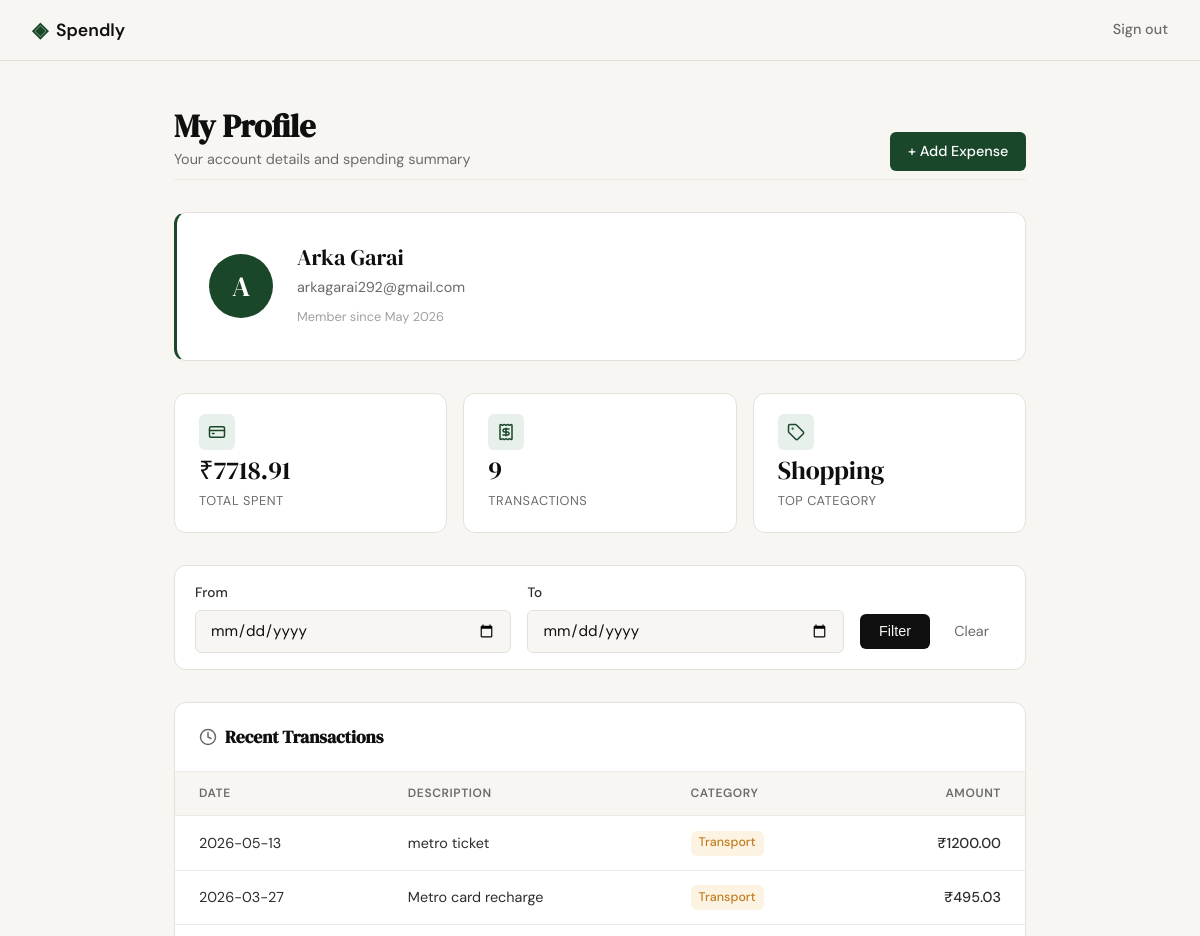
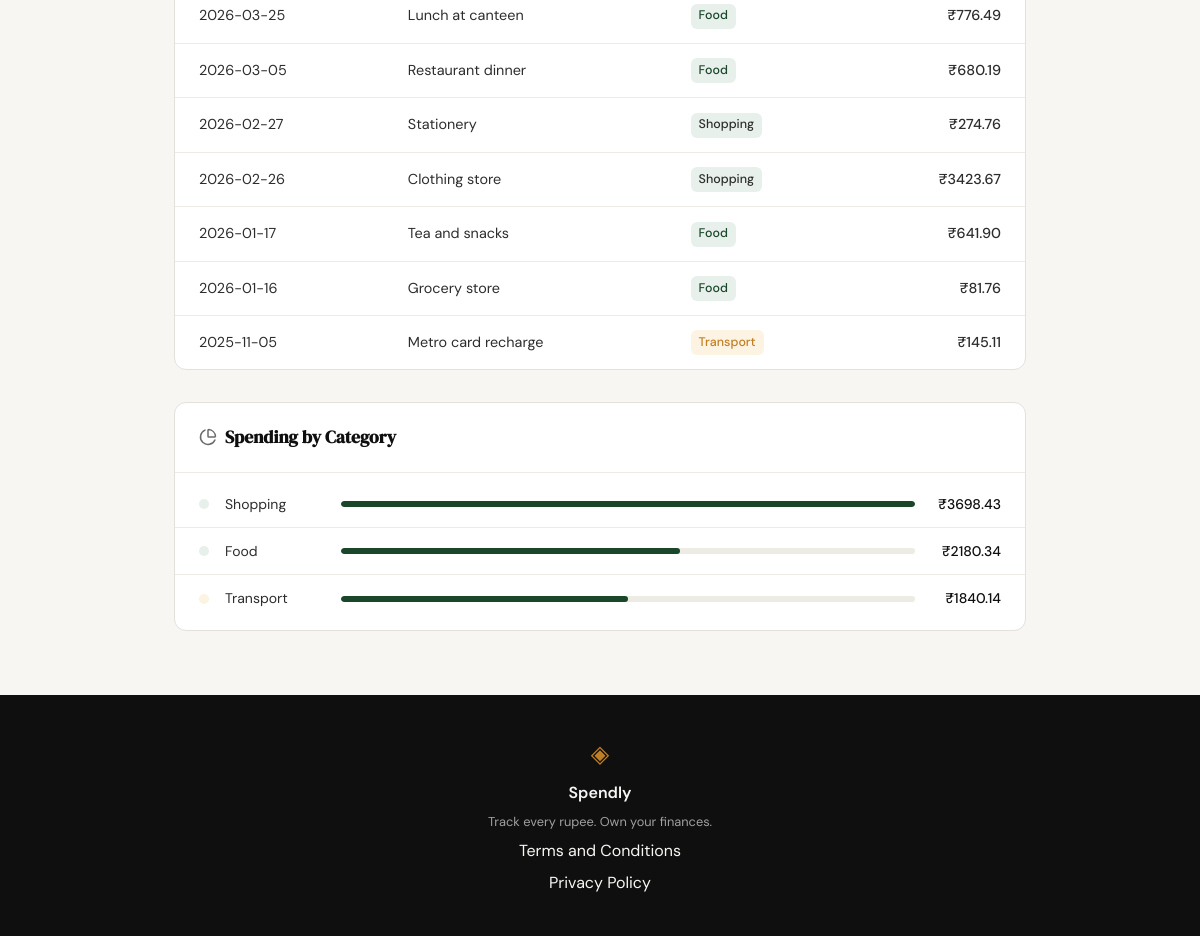
/profile (signed in), run on the app's committed database (2 pictures, top to bottom).
### tables this page shows
CREATE TABLE users (
            id            INTEGER PRIMARY KEY AUTOINCREMENT,
            name          TEXT    NOT NULL,
            email         TEXT    UNIQUE NOT NULL,
            password_hash TEXT    NOT NULL,
            created_at    TEXT    DEFAULT (datetime('now'))
        );

CREATE TABLE expenses (
            id          INTEGER PRIMARY KEY AUTOINCREMENT,
            user_id     INTEGER NOT NULL REFERENCES users(id),
            amount      REAL    NOT NULL,
            category    TEXT    NOT NULL,
            date        TEXT    NOT NULL,
            description TEXT,
            created_at  TEXT    DEFAULT (datetime('now'))
        );

### app.py (the view)
@app.route("/profile")
def profile():
    if not session.get("user_id"):
        return redirect(url_for("login"))
    uid       = session["user_id"]
    date_from = request.args.get("date_from", "").strip()
    date_to   = request.args.get("date_to",   "").strip()
    user         = get_user_by_id(uid)
    summary      = get_summary_stats(uid, date_from, date_to)
    transactions = get_recent_transactions(uid, date_from, date_to)
    categories   = get_category_breakdown(uid, date_from, date_to)
    return render_template(
        "profile.html",
        user=user,
        summary=summary,
        transactions=transactions,
        categories=categories,
        date_from=date_from,
        date_to=date_to,
    )

### database/db.py (called while the page is built)
def get_db():
    conn = sqlite3.connect(DB_PATH)
    conn.row_factory = sqlite3.Row
    conn.execute("PRAGMA foreign_keys = ON")
    return conn

### database/queries.py (called while the page is built)
def get_user_by_id(user_id):
    conn = get_db()
    try:
        row = conn.execute(
            "SELECT name, email, created_at FROM users WHERE id = ?",
            (user_id,),
        ).fetchone()
        if row is None:
            return None
        formatted = datetime.strptime(row["created_at"][:10], "%Y-%m-%d").strftime("%B %Y")
        return {"name": row["name"], "email": row["email"], "created_at": formatted}
    finally:
        conn.close()

def _date_clause(user_id, date_from, date_to):
    clause, params = "WHERE user_id = ?", [user_id]
    if date_from:
        clause += " AND date >= ?"
        params.append(date_from)
    if date_to:
        clause += " AND date <= ?"
        params.append(date_to)
    return clause, params

def get_summary_stats(user_id, date_from=None, date_to=None):
    clause, params = _date_clause(user_id, date_from, date_to)
    conn = get_db()
    try:
        totals = conn.execute(
            f"SELECT COALESCE(SUM(amount), 0.0) AS total_spent, COUNT(*) AS total_count FROM expenses {clause}",
            params,
        ).fetchone()
        top = conn.execute(
            f"SELECT category FROM expenses {clause} GROUP BY category ORDER BY SUM(amount) DESC LIMIT 1",
            params,
        ).fetchone()
        return {
            "total_spent": float(totals["total_spent"]),
            "total_count": int(totals["total_count"]),
            "top_category": top["category"] if top else None,
        }
    finally:
        conn.close()

def get_recent_transactions(user_id, date_from=None, date_to=None, limit=None):
    clause, params = _date_clause(user_id, date_from, date_to)
    sql = f"SELECT date, description, category, amount FROM expenses {clause} ORDER BY date DESC"
    if limit:
        sql += " LIMIT ?"
        params.append(limit)
    conn = get_db()
    try:
        rows = conn.execute(sql, params).fetchall()
        return [dict(row) for row in rows]
    finally:
        conn.close()

### templates/profile.html (shortened to what this page needs)
{% extends "base.html" %}
{% block head %}
    <link rel="stylesheet" href="{{ url_for('static', filename='css/profile.css') }}">
{% endblock %}
{% block content %}
<div class="profile-page">
    <header class="profile-header">
        <div class="profile-header-row">
            <div>
                <h1 class="profile-heading">My Profile</h1>
                <p class="profile-subheading">Your account details and spending summary</p>
            </div>
            <a href="{{ url_for('add_expense') }}" class="btn-add-expense">+ Add Expense</a>
        </div>
    </header>
    <div class="profile-info-card">
        <div class="profile-avatar">{{ user.name[0] }}</div>
        <div class="profile-details">
            <p class="profile-name">{{ user.name }}</p>
            <p class="profile-email">{{ user.email }}</p>
            <p class="profile-since">Member since {{ user.created_at }}</p>
        </div>
    </div>
    <div class="stats-row">
        <div class="stat-tile">
            <div class="stat-icon-wrap"><i data-lucide="credit-card"></i></div>
            <p class="stat-value">₹{{ "%.2f"|format(summary.total_spent) }}</p>
            <p class="stat-label">Total Spent</p>
        </div>
        <div class="stat-tile">
            <div class="stat-icon-wrap"><i data-lucide="receipt"></i></div>
            <p class="stat-value">{{ summary.total_count }}</p>
            <p class="stat-label">Transactions</p>
        </div>
        <div class="stat-tile">
            <div class="stat-icon-wrap"><i data-lucide="tag"></i></div>
            <p class="stat-value">{{ summary.top_category }}</p>
            <p class="stat-label">Top Category</p>
        </div>
    </div>
    <div class="section-card filter-card">
        <form method="GET" action="{{ url_for('profile') }}" class="filter-form">
            <div class="filter-fields">
                <div class="form-group">
                    <label for="date_from">From</label>
                    <input type="date" id="date_from" name="date_from"
                           class="form-input" value="{{ date_from or '' }}">
                </div>
                <div class="form-group">
                    <label for="date_to">To</label>
                    <input type="date" id="date_to" name="date_to"
                           class="form-input" value="{{ date_to or '' }}">
                </div>
                <div class="filter-actions">
                    <button type="submit" class="btn-filter">Filter</button>
                    <a href="{{ url_for('profile') }}" class="btn-clear">Clear</a>
                </div>
            </div>
        </form>
    </div>
    <div class="section-card">
        <div class="section-header">
            <span class="section-icon"><i data-lucide="clock"></i></span>
            <h2 class="section-title">Recent Transactions</h2>
        </div>
        <table class="tx-table">
            <thead>
                <tr>
                    <th class="col-date">Date</th>
                    <th>Description</th>
                    <th>Category</th>
                    <th class="col-amount">Amount</th>
                </tr>
            </thead>
            <tbody>
                {% for tx in transactions %}
                <tr>
                    <td class="tx-date">{{ tx.date }}</td>
                    <td>{{ tx.description }}</td>
                    <td>
                        <span class="badge badge--{{ tx.category | lower }}">
                            {{ tx.category }}
                        </span>
                    </td>
                    <td class="col-amount tx-amount">₹{{ "%.2f"|format(tx.amount) }}</td>
                </tr>
                {% endfor %}
            </tbody>
        </table>
    </div>
    <div class="section-card">
        <div class="section-header">
            <span class="section-icon"><i data-lucide="pie-chart"></i></span>
            <h2 class="section-title">Spending by Category</h2>
        </div>
        <div class="cat-list">
            {% if categories %}
                {% set max_total = categories | map(attribute='total') | max %}
                {% for cat in categories %}
                <div class="cat-row">
                    <span class="cat-badge badge--{{ cat.name | lower }}"></span>
                    <span class="cat-name">{{ cat.name }}</span>
                    <div class="cat-track">
                        <div class="cat-fill" style="--bar-width: {{ (cat.total / max_total * 100) | round | int }}%"></div>
                    </div>
                    <span class="cat-total">₹{{ "%.2f"|format(cat.total) }}</span>
                </div>
                {% endfor %}
            {% else %}
                <p class="empty-state">No expenses in this period.</p>
            {% endif %}
        </div>
    </div>
</div>
{% endblock %}

### templates/base.html (shortened to what this page needs)
<!DOCTYPE html>
<html lang="en">
<head>
    <link rel="stylesheet" href="{{ url_for('static', filename='css/style.css') }}">
    {% block head %}{% endblock %}
</head>
<body>
    <nav class="navbar">
        <div class="nav-inner">
            <a href="{{ url_for('landing') }}" class="nav-brand">
                <span class="brand-icon">◈</span>
                <span class="brand-name">Spendly</span>
            </a>
            <div class="nav-links">
                {% if session.get('user_id') %}
                    <a href="{{ url_for('logout') }}">Sign out</a>
                {% else %}
                    <a href="{{ url_for('login') }}">Sign in</a>
                    <a href="{{ url_for('register') }}" class="nav-cta">Get started</a>
                {% endif %}
            </div>
        </div>
    </nav>
    <main class="main-content">
        {% block content %}{% endblock %}
    </main>
    <footer class="footer">
        <div class="footer-inner">
            <span class="brand-icon">◈</span>
            <span class="footer-name">Spendly</span>
            <p class="footer-copy">Track every rupee. Own your finances.</p>
            <a href="/terms">Terms and Conditions</a>
            <a href="/privacy">Privacy Policy</a>
        </div>
    </footer>
</body>
</html>

### static/css/style.css (style rules this page uses)
:root { --ink: #0f0f0f; --ink-soft: #2d2d2d; --ink-muted: #6b6b6b; --ink-faint: #a0a0a0; --paper: #f7f6f3; --paper-warm: #f0ede6; --paper-card: #ffffff; --accent: #1a472a; --accent-light: #e8f0eb; --accent-2: #c17f24; --accent-2-light: #fdf3e3; --danger: #c0392b; --danger-light: #fdecea; --border: #e4e1da; --border-soft: #eeebe4; --font-display: 'DM Serif Display', Georgia, serif; --font-body: 'DM Sans', system-ui, sans-serif; --max-width: 1200px; --auth-width: 440px; --radius-sm: 6px; --radius-md: 12px; --radius-lg: 20px; }
*, *::before, *::after { box-sizing: border-box; margin: 0; padding: 0; }
html { font-size: 16px; scroll-behavior: smooth; }
body { background: var(--paper); color: var(--ink); font-family: var(--font-body); font-size: 1rem; line-height: 1.6; -webkit-font-smoothing: antialiased; }
a { color: inherit; text-decoration: none; }
.navbar { position: sticky; top: 0; z-index: 100; background: var(--paper); border-bottom: 1px solid var(--border); padding: 0 2rem; }
.nav-inner { max-width: var(--max-width); margin: 0 auto; height: 60px; display: flex; align-items: center; justify-content: space-between; }
.nav-brand { display: flex; align-items: center; gap: 0.5rem; font-family: var(--font-body); font-weight: 600; font-size: 1.1rem; color: var(--ink); }
.brand-icon { color: var(--accent); font-size: 1.3rem; }
.brand-name { color: var(--ink); }
.nav-links { display: flex; align-items: center; gap: 1.5rem; font-size: 0.9rem; font-weight: 500; }
.nav-links a { color: var(--ink-muted); transition: color 0.2s; }
.main-content { min-height: calc(100vh - 60px - 100px); }
.form-group { margin-bottom: 1.25rem; }
.form-group label { display: block; font-size: 0.85rem; font-weight: 500; color: var(--ink-soft); margin-bottom: 0.4rem; }
.form-input { width: 100%; padding: 0.6rem 0.875rem; border: 1px solid var(--border); border-radius: var(--radius-sm); font-family: var(--font-body); font-size: 0.95rem; color: var(--ink); background: var(--paper); outline: none; transition: border-color 0.2s; }
.form-input::placeholder { color: var(--ink-faint); }
.footer { background: var(--ink); color: var(--paper); padding: 2.5rem 2rem; text-align: center; }
.footer-inner { display: flex; flex-direction: column; align-items: center; gap: 0.4rem; }
.footer .brand-icon { color: var(--accent-2); font-size: 1.5rem; }
.footer-name { font-weight: 600; font-size: 1rem; }
.footer-copy { font-size: 0.8rem; color: var(--ink-faint); }

### data on the page
users: name "A", name "Arka Garai", email "arkagarai292@gmail.com"
expenses: date "2026-05-13", description "metro ticket", category "Transport", amount "1200.00"
expenses: date "2026-03-27", description "Metro card recharge", category "Transport", amount "495.03"
expenses: date "2026-03-25", description "Lunch at canteen", category "Food", amount "776.49"
expenses: date "2026-03-05", description "Restaurant dinner", category "Food", amount "680.19"
expenses: date "2026-02-27", description "Stationery", category "Shopping", amount "274.76"
expenses: date "2026-02-26", description "Clothing store", category "Shopping", amount "3423.67"
expenses: date "2026-01-17", description "Tea and snacks", category "Food", amount "641.90"
expenses: date "2026-01-16", description "Grocery store", category "Food", amount "81.76"
expenses: date "2025-11-05", description "Metro card recharge", category "Transport", amount "145.11"

### other printed values
{{ user.created_at }} "May 2026"
{{ "%.2f"|format(summary.total_spent) }} "7718.91"
{{ summary.total_count }} "9"
{{ summary.top_category }} "Shopping"
{{ cat.name }} "Shopping" "Food" "Transport"
{{ "%.2f"|format(cat.total) }} "3698.43" "2180.34" "1840.14"
